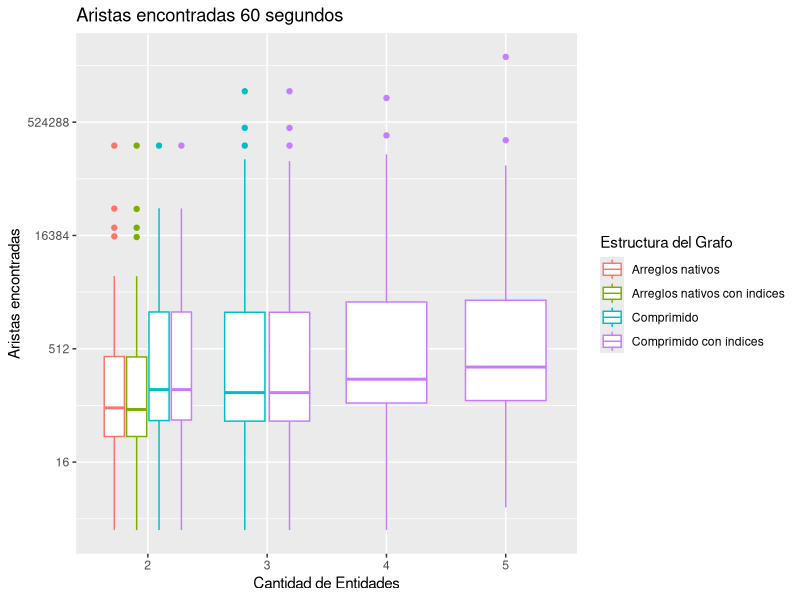
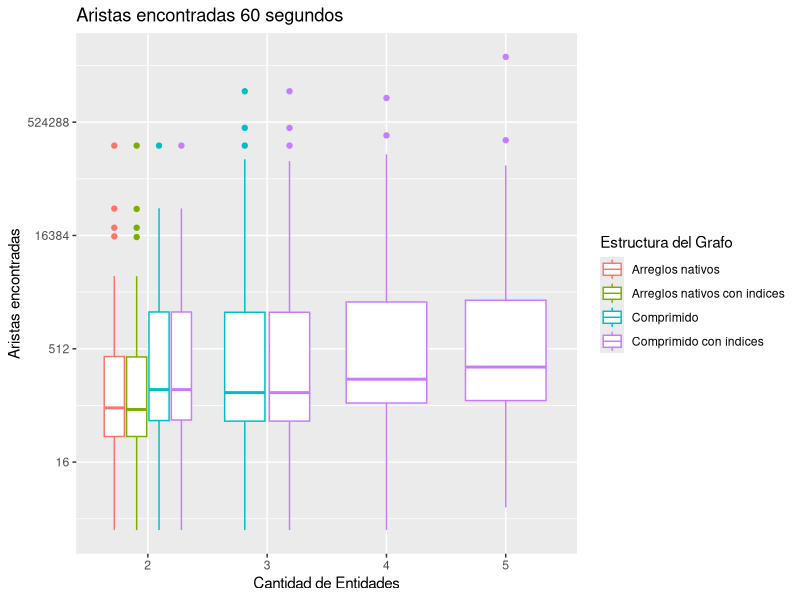
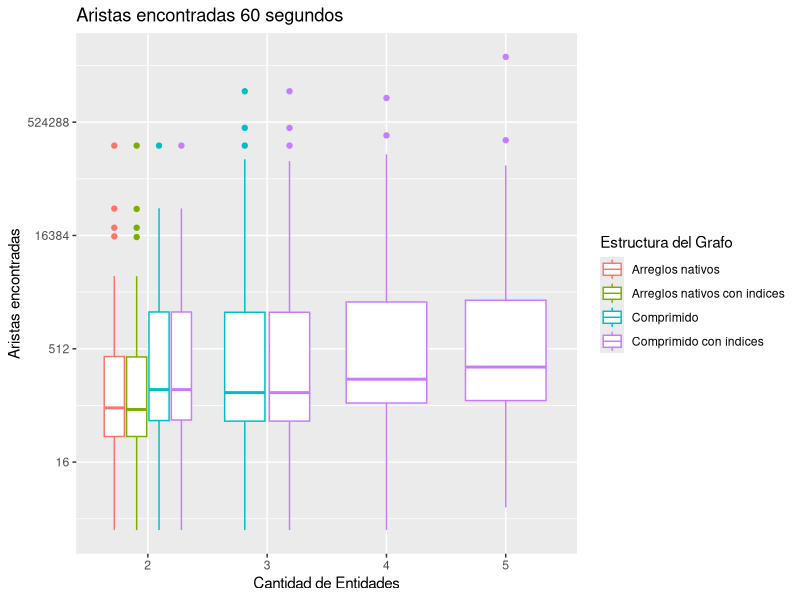

Reproduce these figures in R, in order.
## ---- chunk 1
library(ggplot2)
## ---- chunk 2
tiemposBusquedaCamino <- read.csv("datos/timePathFinding2.csv", sep = ";")
#tBCgC <- read.csv("datos/timePathFinding/gC_latest-truthy.csv", sep = ";")
## ---- chunk 3
options(scipen = 999)
#tiemposBusquedaCamino$memMegaByte = tiemposBusquedaCamino$Memoria / 1000000
#tiemposBusquedaCamino$grupos = "pares"
options(scipen = 999)
tiemposBusquedaCamino$Estructura[tiemposBusquedaCamino$Estructura == "graphGt"] <- "Objetos de Java"
tiemposBusquedaCamino$Estructura[tiemposBusquedaCamino$Estructura == "graphComp"] <- "Comprimido con índices"
tiemposBusquedaCamino$Estructura[tiemposBusquedaCamino$Estructura == "graphCompDense"] <- "Comprimido"
tiemposBusquedaCamino$Estructura[tiemposBusquedaCamino$Estructura == "graphNativeFull"] <- "Arreglos nativos con índices"
tiemposBusquedaCamino$Estructura[tiemposBusquedaCamino$Estructura == "graphNativeFullDense"] <- "Arreglos nativos"

tiemposBusquedaCamino$Grupos[tiemposBusquedaCamino$Grupos == "penta"] <- "5"
tiemposBusquedaCamino$Grupos[tiemposBusquedaCamino$Grupos == "cuadra"] <- "4"
tiemposBusquedaCamino$Grupos[tiemposBusquedaCamino$Grupos == "triple"] <- "3"
tiemposBusquedaCamino$Grupos[tiemposBusquedaCamino$Grupos == "double"] <- "2"
## ---- chunk 4
ggplot(tiemposBusquedaCamino, aes(x=Grupos, y=Aristas, color=Estructura)) + #fill=Estructura

  geom_boxplot() +

  labs(title= "Aristas encontradas 60 segundos",
       color = "Estructura del Grafo",
       y = "Aristas encontradas",
       x = "Cantidad de Entidades") +
  #
  #theme(plot.title = element_text(hjust = 0.5)) +
  #+ theme(axis.text.x = element_text(angle = 90, hjust = 1, vjust = 0.5))
  scale_y_continuous(trans='log2')#, breaks = c(2,4,8,16,32,64,128,256,512,1024,2048,4096))
# c(1000, 1000000, 1000000000)

ggsave(plot = last_plot(), filename = "export/4_TiempoBusquedaCaminos.png", width=8, height=5, dpi=300)
ggsave(plot = last_plot(), filename = "export/4_TiempoBusquedaCaminos.pdf", width=8, height=5, dpi=300)
# width=4, height=4, dpi=300
